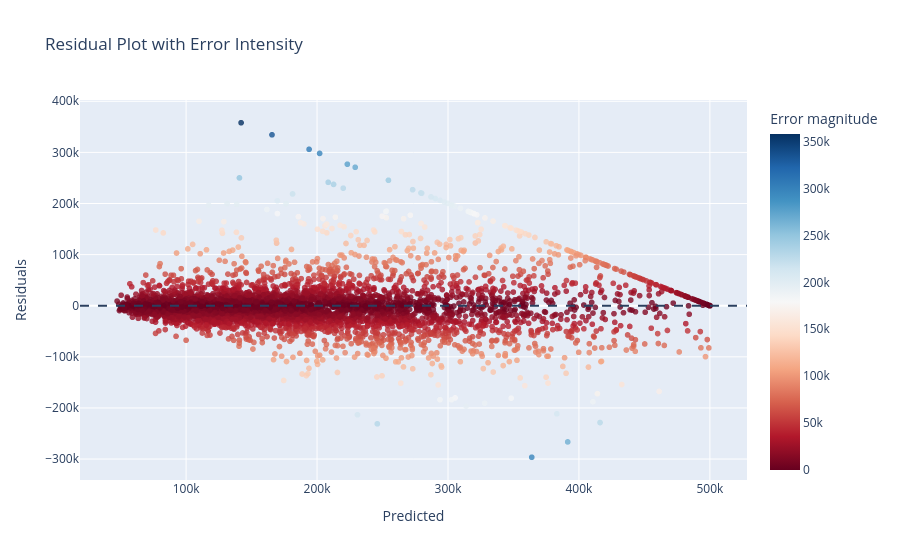

Notebook source saved alongside this figure:
### Code cell
fig = px.scatter(
    df_res,
    x="Predicted",
    y="Residuals",
    color=abs(df_res["Residuals"]),
    color_continuous_scale="RdBu",
    title="Residual Plot with Error Intensity",
    opacity=0.8
)

fig.add_hline(y=0, line_dash="dash")

fig.update_layout(
    coloraxis_colorbar_title="Error magnitude"
)

fig.show()

### Figure 1 — Plotly figure (JSON) as saved in the notebook; plotly's stock layout.template omitted (floating-point values rounded to 4 significant figures; data arrays with more than 128 entries replaced by an {"elided": "..."} marker saying what was removed)
{"data": [{"hovertemplate": "Predicted=%{x}<br>Residuals=%{y}<br>color=%{marker.color}<extra></extra>", "legendgroup": "", "marker": {"color": {"elided": "4128 float values"}, "coloraxis": "coloraxis", "opacity": 0.8, "symbol": "circle"}, "mode": "markers", "name": "", "showlegend": false, "type": "scattergl", "x": {"elided": "4128 float values"}, "xaxis": "x", "y": {"elided": "4128 float values"}, "yaxis": "y"}], "layout": {"coloraxis": {"colorbar": {"title": {"text": "Error magnitude"}}, "colorscale": [[0, "rgb(103,0,31)"], [0.1, "rgb(178,24,43)"], [0.2, "rgb(214,96,77)"], [0.3, "rgb(244,165,130)"], [0.4, "rgb(253,219,199)"], [0.5, "rgb(247,247,247)"], [0.6, "rgb(209,229,240)"], [0.7, "rgb(146,197,222)"], [0.8, "rgb(67,147,195)"], [0.9, "rgb(33,102,172)"], [1, "rgb(5,48,97)"]]}, "legend": {"tracegroupgap": 0}, "shapes": [{"line": {"dash": "dash"}, "type": "line", "x0": 0, "x1": 1, "xref": "x domain", "y0": 0, "y1": 0, "yref": "y"}], "title": {"text": "Residual Plot with Error Intensity"}, "xaxis": {"anchor": "y", "domain": [0, 1], "title": {"text": "Predicted"}}, "yaxis": {"anchor": "x", "domain": [0, 1], "title": {"text": "Residuals"}}}}
